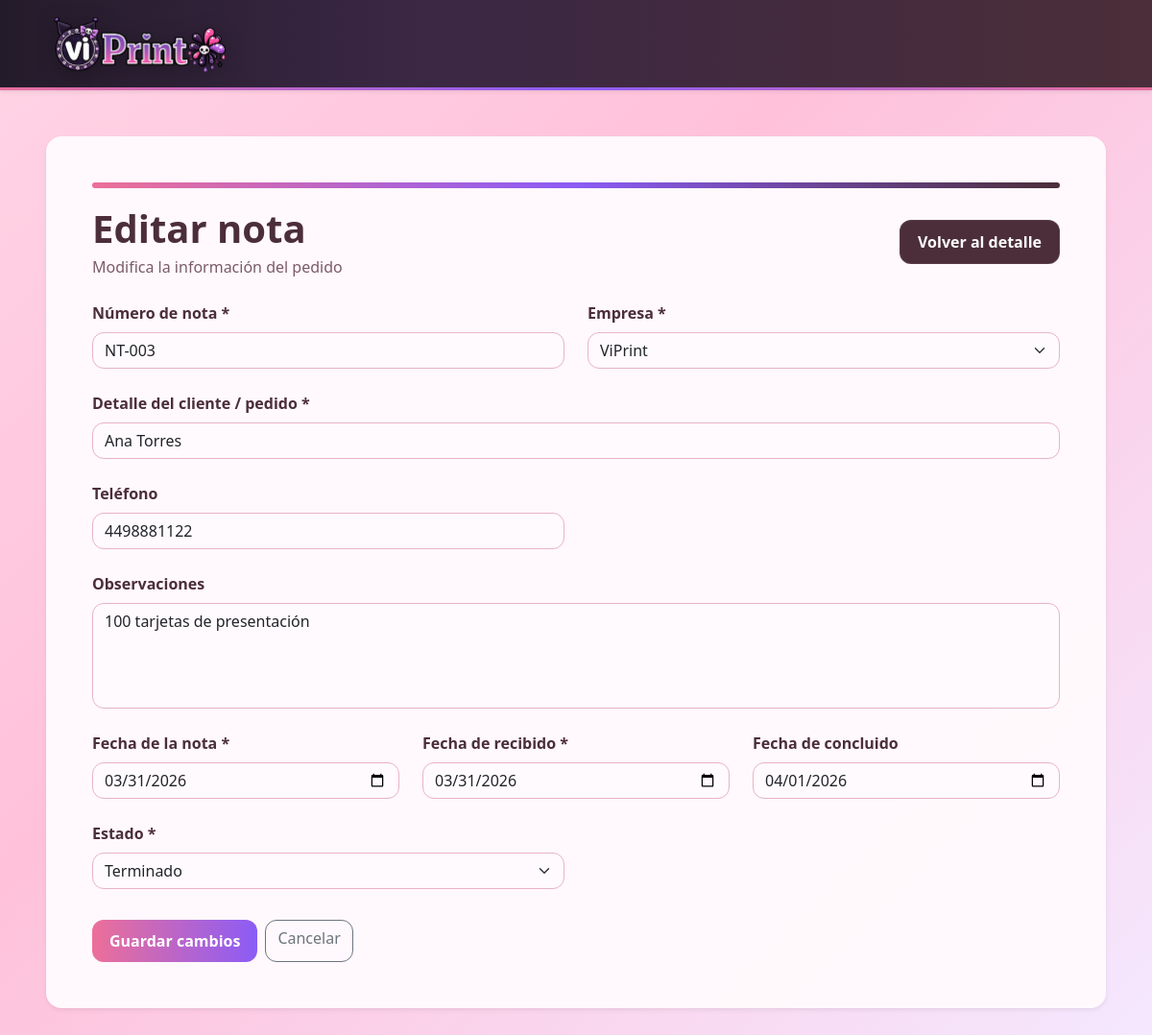
Screenshot of /modules/notas/edit.php?id=3 with the database file from the repository.
### tables this page shows
CREATE TABLE notas_trabajo (
    id INT AUTO_INCREMENT PRIMARY KEY,
    numero_nota VARCHAR(50) NOT NULL,
    empresa ENUM('ViPrint', 'Imagen') NOT NULL,
    detalle_cliente VARCHAR(300) NOT NULL,
    telefono_cliente VARCHAR(20),
    observaciones TEXT,
    fecha_nota DATE NOT NULL,
    fecha_recibido DATE NOT NULL,
    fecha_concluido DATE NULL,
    estado ENUM('pendiente', 'en_proceso', 'terminado', 'entregado', 'cancelado') NOT NULL DEFAULT 'pendiente',
    created_at TIMESTAMP DEFAULT CURRENT_TIMESTAMP,
    updated_at TIMESTAMP DEFAULT CURRENT_TIMESTAMP ON UPDATE CURRENT_TIMESTAMP,
    CONSTRAINT uq_numero_nota UNIQUE (numero_nota)
);

### modules/notas/edit.php (the view, shortened to what this page needs)
<?php
require_once '../../config/database.php';
$id = (int) $_GET['id'];
$sql = "SELECT * FROM notas_trabajo WHERE id = ?";
$stmt = $conn->prepare($sql);
$stmt->bind_param("i", $id);
$stmt->execute();
$resultado = $stmt->get_result();
$nota = $resultado->fetch_assoc();
?>
<?php include '../../includes/header.php'; ?>
<body>
    <?php include '../../includes/navbar.php'; ?>
    <div class="container-fluid my-5 px-4 px-xl-5">
        <div class="card shadow-sm border-0 rounded-4 main-card">
            <div class="card-body p-4 p-md-5">
                <div class="page-accent"></div>
                <div class="d-flex justify-content-between align-items-center mb-4">
                    <div>
                        <h1 class="mb-1">Editar nota</h1>
                        <p class="text-muted mb-0">Modifica la información del pedido</p>
                    </div>
                    <a href="show.php?id=<?php echo $nota['id']; ?>" class="btn btn-dark-soft">Volver al detalle</a>
                </div>
                <form action="update.php" method="POST" class="row g-4" id="formEditarNota">
                    <div class="col-md-6">
                        <label for="numero_nota" class="form-label fw-semibold">Número de nota *</label>
                        <input type="text" class="form-control" id="numero_nota" name="numero_nota"
                            value="<?php echo htmlspecialchars($nota['numero_nota']); ?>" required>
                    </div>
                    <div class="col-md-6">
                        <label for="empresa" class="form-label fw-semibold">Empresa *</label>
                        <select class="form-select" id="empresa" name="empresa" required>
                            <option value="ViPrint" <?php echo ($nota['empresa'] === 'ViPrint') ? 'selected' : ''; ?>>
                                ViPrint</option>
                        </select>
                    </div>
                    <div class="col-12">
                        <label for="detalle_cliente" class="form-label fw-semibold">Detalle del cliente / pedido
                            *</label>
                        <input type="text" class="form-control" id="detalle_cliente" name="detalle_cliente"
                            value="<?php echo htmlspecialchars($nota['detalle_cliente']); ?>" required>
                    </div>
                    <div class="col-md-6">
                        <label for="telefono_cliente" class="form-label fw-semibold">Teléfono</label>
                        <input type="text" class="form-control" id="telefono_cliente" name="telefono_cliente"
                            value="<?php echo htmlspecialchars($nota['telefono_cliente']); ?>">
                    </div>
                    <div class="col-12">
                        <label for="observaciones" class="form-label fw-semibold">Observaciones</label>
                        <textarea class="form-control" id="observaciones" name="observaciones"
                            rows="4"><?php echo htmlspecialchars($nota['observaciones']); ?></textarea>
                    </div>
                    <div class="col-md-4">
                        <label for="fecha_nota" class="form-label fw-semibold">Fecha de la nota *</label>
                        <input type="date" class="form-control" id="fecha_nota" name="fecha_nota"
                            value="<?php echo htmlspecialchars($nota['fecha_nota']); ?>" required>
                    </div>
                    <div class="col-md-4">
                        <label for="fecha_recibido" class="form-label fw-semibold">Fecha de recibido *</label>
                        <input type="date" class="form-control" id="fecha_recibido" name="fecha_recibido"
                            value="<?php echo htmlspecialchars($nota['fecha_recibido']); ?>" required>
                    </div>
                    <div class="col-md-4">
                        <label for="fecha_concluido" class="form-label fw-semibold">Fecha de concluido</label>
                        <input type="date" class="form-control" id="fecha_concluido" name="fecha_concluido"
                            value="<?php echo htmlspecialchars($nota['fecha_concluido']); ?>">
                    </div>
                    <div class="col-md-6">
                        <label for="estado" class="form-label fw-semibold">Estado *</label>
                        <select class="form-select" id="estado" name="estado" required>
                            <option value="terminado" <?php echo ($nota['estado'] === 'terminado') ? 'selected' : ''; ?>>
                                Terminado</option>
                        </select>
                    </div>
                    <div class="col-12 d-flex gap-2 pt-2">
                        <button type="submit" class="btn btn-pink">Guardar cambios</button>
                        <a href="show.php?id=<?php echo $nota['id']; ?>" class="btn btn-outline-secondary">Cancelar</a>
                    </div>
                </form>
            </div>
        </div>
    </div>
    <?php include '../../includes/footer.php'; ?>

### assets/css/styles.css (style rules this page uses)
:root { --pink-main: #ec6f98; --pink-soft: #fde7ef; --pink-strong: #d94f87; --kuromi-purple: #8b5cf6; --kuromi-purple-dark: #5b3b8a; --kuromi-lilac: #c8b6ff; --dark-plum: #2f2430; --dark-plum-2: #4b2e39; --text-main: #4a3a42; --text-soft: #7a5c68; --white-soft: #fffafd; --border-soft: #efc7da; --border-input: #e8b3c7; }
body { background: linear-gradient(135deg, #ffd4e5 0%, #ffc1da 40%, #f4e8ff 100%); color: var(--text-main); font-family: "Segoe UI", Tahoma, Geneva, Verdana, sans-serif; min-height: 100vh; margin: 0; padding: 0; }
h1, h2, h3, h4, h5, h6 { color: var(--dark-plum-2); font-weight: 700; }
.text-muted { color: var(--text-soft) !important; }
.main-card { background: rgba(255, 250, 253, 0.96); border: 1px solid var(--border-soft); border-radius: 22px; box-shadow: 0 12px 30px rgba(75, 46, 57, 0.10); width: 100%; }
.page-accent { height: 6px; width: 100%; background: linear-gradient(90deg, var(--pink-main) 0%, var(--kuromi-purple) 50%, var(--dark-plum-2) 100%); border-radius: 999px; margin-bottom: 18px; }
.btn-pink { background: linear-gradient(90deg, var(--pink-main) 0%, var(--kuromi-purple) 100%); color: white; border: none; border-radius: 12px; padding: 10px 18px; font-weight: 600; transition: 0.2s ease; }
.btn-dark-soft { background-color: var(--dark-plum-2); color: white; border: 1px solid rgba(255,255,255,0.08); border-radius: 12px; padding: 10px 18px; font-weight: 600; transition: 0.2s ease; }
.card .btn-outline-secondary { border-radius: 12px; }
.form-label { color: var(--dark-plum-2); }
.form-control, .form-select { border-radius: 12px; border: 1px solid var(--border-input); background-color: #fffafd; }
textarea.form-control { resize: none; }
.main-card { max-width: 100%; }

### rows the page displays
notas_trabajo: numero_nota "NT-003", empresa "ViPrint", detalle_cliente "Ana Torres", telefono_cliente "4498881122", observaciones "100 tarjetas de presentación", fecha_nota "03/31/2026", fecha_recibido "03/31/2026", fecha_concluido "04/01/2026", estado "Terminado"
